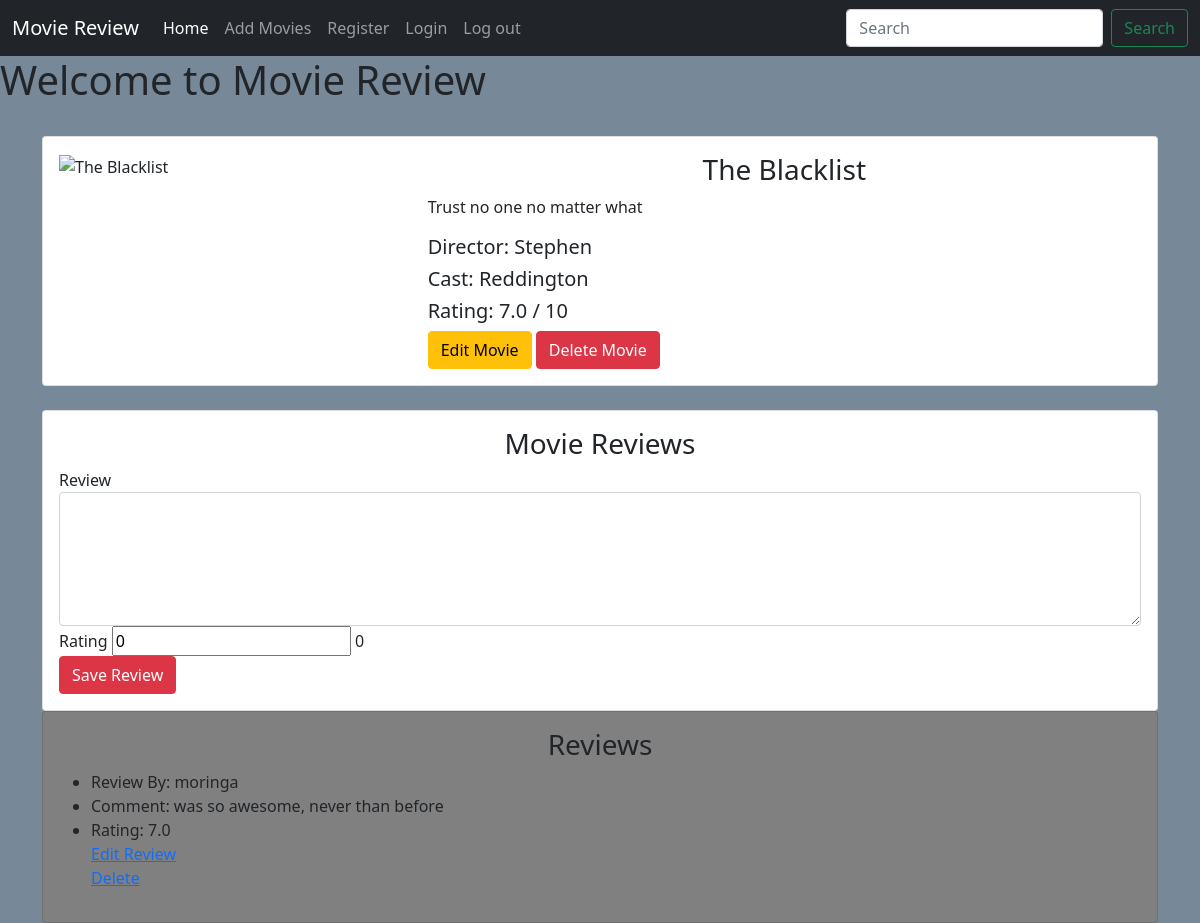
Before: /details/1 with the older database file.
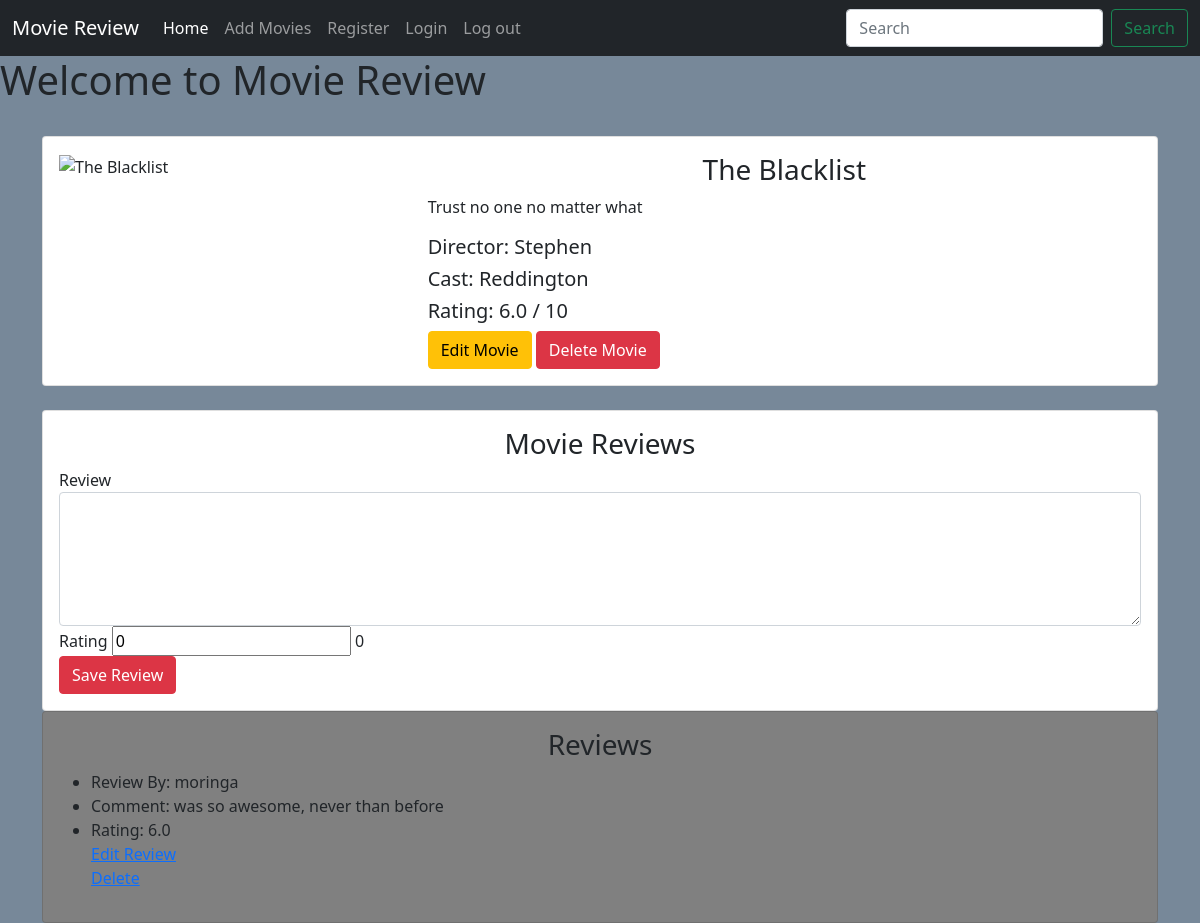
After: the same page with the newer database file.
### main/models.py (models this page shows, shortened)
class Review(models.Model):
    movie = models.ForeignKey(Movie, on_delete=models.CASCADE)
    user = models.ForeignKey(User, on_delete=models.CASCADE)
    comment = models.TextField(max_length=1000)
    rating = models.FloatField(default=0)

### main/views.py (the view)
# urls.py: path('details/<int:id>', views.details, name='details'),
def details(request, id):
    movie = Movie.objects.get(id=id)
    reviews = Review.objects.filter(movie=id).order_by('-comment')
    average = reviews.aggregate(Avg("rating"))["rating__avg"]
    if average == None:
        average = 0
    average = round(average, 2)
    context = {
        "movie": movie,
        "reviews": reviews,
        "average": average,
    }
    return render( request,'main/details.html', context)

### main/templates/main/details.html (shortened to what this page needs)
{% extends 'main/base.html' %}
{% block content %}
<div class="container">
    <br>
    <div class="card">
        <div class="card-body">
        <div class="row">
            <div class="col-md-4">
                <img src="{{movie.image}}" alt="{{movie.name}}" class="img-fluid" width="80%">
            </div>
            <div class="col-md-8">
                <h3 class="text-center">
                    {{movie.name}}
                </h3>
                <p>{{movie.description}}</p>
                <h5>Director: {{movie.director}}</h5>
                <h5>Cast: {{movie.cast}}</h5>
                <h5>Rating: {{ average }} / 10</h5>
                <a href="{% url 'main:edit_movies' movie.id%}" class="btn btn-warning"> Edit Movie</a>
                <a href="{% url 'main:delete_movies' movie.id%}" class="btn btn-danger" onclick="return confirm('Are you sure you wanna delete this?')"> Delete Movie</a>
            </div>
        </div>
    </div>
    </div>
    <br>
    <div class="card">
        <div class="card-body">
            <h3 class="text-center">Movie Reviews</h3>
            <form action="{% url 'main:add_review' movie.id %}" method="POST">
                <label for="comment">Review</label>
                <textarea name="comment" id="comment" cols="30" rows="5" class="form-control"></textarea>
                <label for="rating">Rating</label>
                <input type="rating"  id="rangeInput" name="rating" min="0" max="10" value="0" step="0.1"
                oninput="amount.value=rangeInput.value">
                <output name="amount" id="amount" for="rangeInput" >0</output>
                <br>
                <input type="submit" class="btn btn-danger" value="Save Review">
            </form>
        </div>
    </div>
    <div class="card" style="background-color: grey">
        <div class="card-body">
            <h3 class="text-center">Reviews</h3>
           <ul>
               {% for review in reviews %}
               <li>Review By: {{ review.user}}</li>
               <li>Comment: {{ review.comment}} </li>
                <li>Rating: {{ review.rating}}</li>
                <a href="{% url 'main:edit_review' movie.id review.id %}">Edit Review</a>
                <br>
                <a href="{% url 'main:delete_review' movie.id review.id %}" onclick="return confirm('Are you sure you wanna delete this?')">Delete</a>
                <br>
               {% endfor %}
           </ul>
        </div>
    </div>
</div>
{% endblock %}

Changed rows visible on the page:
changed Review "was so awesome, never than before": rating "7.0" → "6.0"
Other visible differences:
{{ average }}: "7.0" → "6.0"
